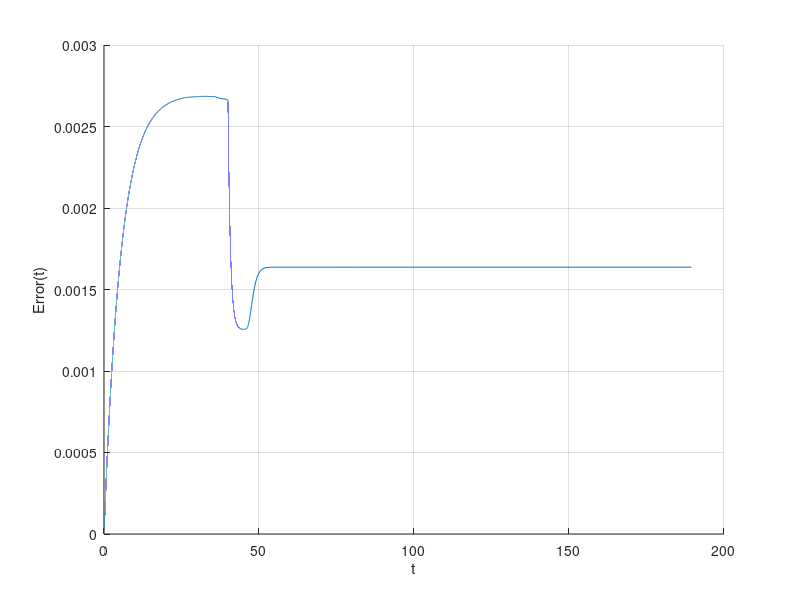

Write the MATLAB code that produced this figure.
clc; clear all; close all;

%Constants
m = 70;
g = 9.81;
b1 = 12.96;
b2 = 7*b1;
b = b1;         %Initialize b

%Initial data
h0 = 3000;      %Initial height
h = h0;         %Initialize h
hDot0 = 0;      %Initial velocity
hDot = hDot0;   %Initializes hDot
T = 40;         %Parachute opening time

%Adaptive dt settings
dt = 1;         %First time step, will converge on a good timestep if too high
correctionCount = 0;
maxStep = 0.001;
%Initialize last known good values
hPrev = h0;
hDotPrev = hDot0;
hDotDotPrev = 0;
idxPrev = 1;
tPrev = 0;

%Calculate solution constants
H_T = h0 + m^2*g/b1^2 + m/b1*hDot0 - (m^2*g/b1^2 + m/b1*hDot0)*exp(-b1/m*T) - m*g/b1*T;
V_T = (m*g/b1)*exp(-b1/m*T) - m*g/b1;

%Time data
t = 0;          %Initial t = 0
idx = 1;        %Index for storing plot

%Time loop
while h > 0
  %Switch constants at t = T
  if t < T
    b = b1;
    ha(idx) = h0 + m^2*g/b1^2 + m/b1*hDot0 - (m^2*g/b1^2 + m/b1*hDot0)*exp(-b1/m*t) - m*g/b1*t;
  else
    b = b2;
    ha(idx) = H_T + m^2*g/b2^2 + m/b2*V_T - (m^2*g/b2^2 + m/b2*V_T)*exp(-b2/m*(t-T)) - m*g/b2*(t-T);
  end

  %Acceleration of man
  hDotDot = (-m*g - b*hDot)/m;

  %Save plot data
  tPlot(idx) = t;
  hPlot(idx) = h;
  hDotPlot(idx) = hDot;
  hDotDotPlot(idx) = hDotDot;
  dtPlot(idx) = dt;

  %If step is too large, go back 1 timestep, reduce dt.
  if abs(hDotDot)*dt > 1.1*maxStep
    %Set to last good values
    h = hPrev;
    hDot = hDotPrev;
    idx = idxPrev;
    t = tPrev;

    %Reduce dt
    dt = dt*0.5;
    correctionCount = correctionCount + 1;
  else
    %Last known good values
    hPrev = h;
    hDotPrev = hDot;
    hDotDotPrev = hDotDot;
    idxPrev = idx;
    tPrev = t;

    %%THIS STEP MIGHT NOT BE ACCURATE, THERFORE GOOD VALUES ARE BEFORE THIS%%

    %Update state variables
    h = h + hDot*dt;
    hDot = hDot + hDotDot*dt;

    %Update time data
    t = t + dt;
    idx = idx + 1;

    %Adjust dt to keep stepsize the same
    if abs(hDotDot)*dt > maxStep
      dt = dt*0.95;
    else
      dt = dt*1.05;
    end
  end
end

%Plot error between numerical and analytical solution
hold on;
grid on;

%Error
plot(tPlot,hPlot-ha);

%Height
%plot(tPlot,hPlot,tPlot,ha);

%dt
%plot(tPlot,dtPlot);

xlabel('t');
ylabel('Error(t)');

correctionCount
